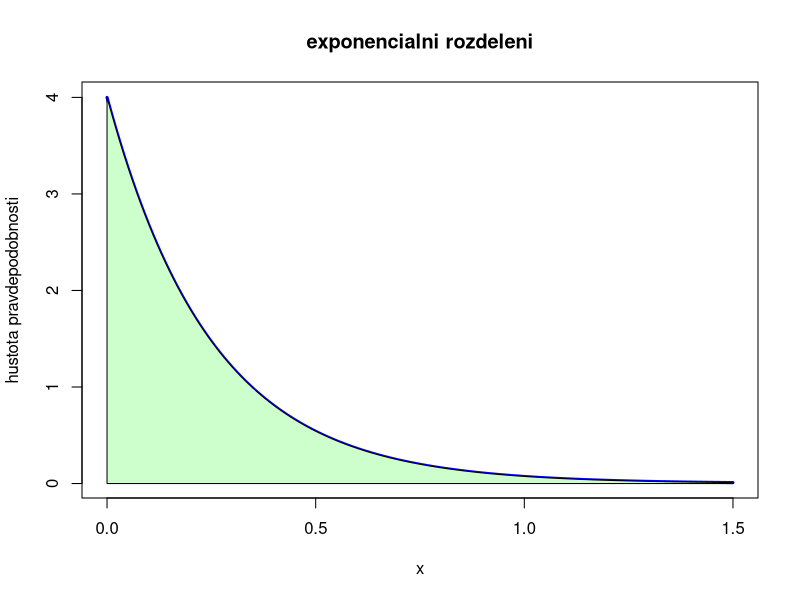
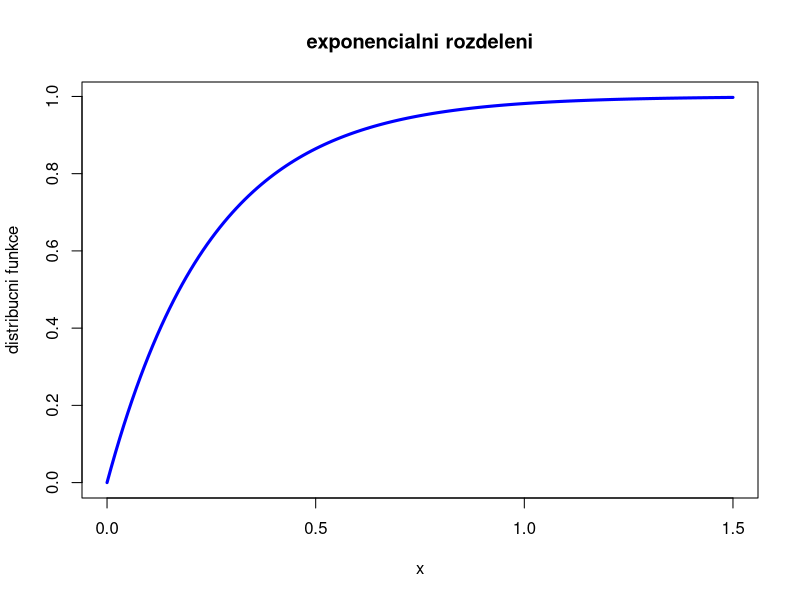

Generate these figures, in order, with R:
# Priklad 6

lambda <- 4

# pravy konec intervalu hodnot x nutno vhodne upravovat
x <- seq (0, 1.5, by = 0.01)
titulek <- "exponencialni rozdeleni"

# hustota pravdepodobnosti
hustota <- dexp (x, rate = lambda)

#	hustotu graficky zobrazujeme jako krivku
plot (x, hustota, type = "l", col = "blue", lwd = 3, ylab = "hustota pravdepodobnosti", main = titulek)

# pravdepodobnost je dana plochou pod grafem hustoty pravdepodobnosti
# v R se ploch kresli jako vybarveny mnohouhelnik
polygon (c(min (x), x, max(x)), c(0, hustota, 0), col = "#CCFFCC")

# distribucni funkce je spojita, 
#	graficky ji zobrazujeme jako krivku
distribucni <- pexp (x, rate = lambda)
plot (x, distribucni, type = "l", col = "blue", lwd = 3, ylab = "distribucni funkce", main = titulek)
